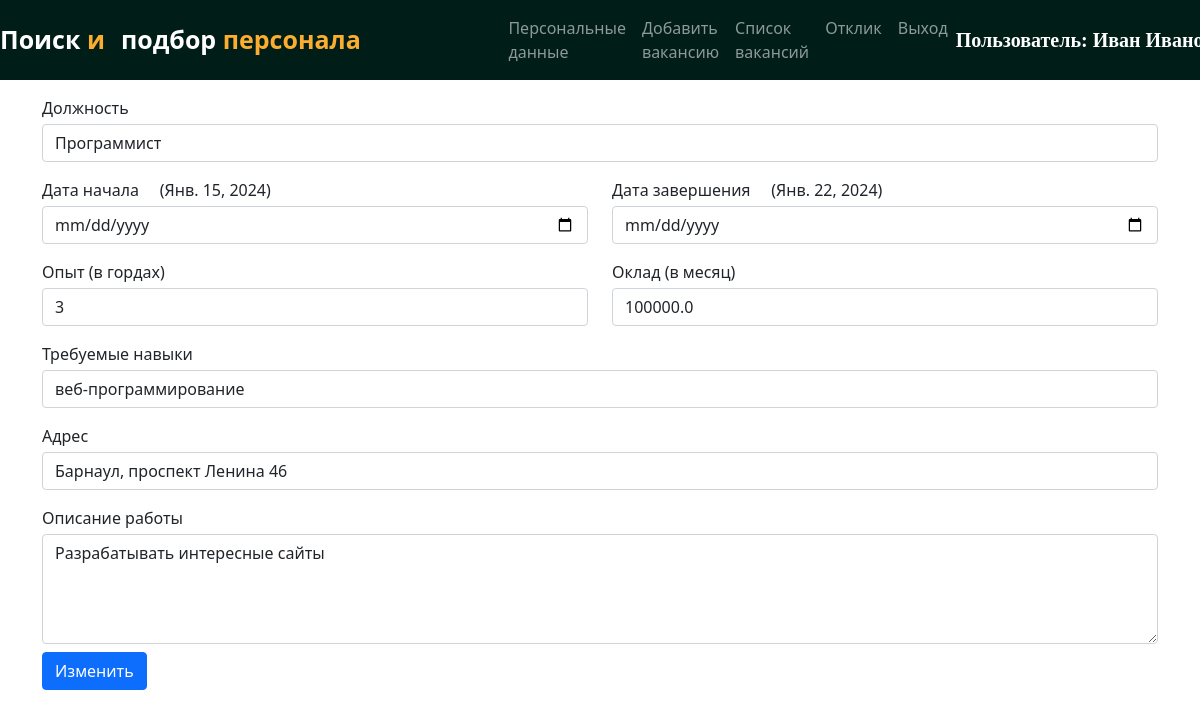
Page /edit_job/6/ (signed in) on the committed database.
### jobs/models.py (models this page shows, shortened)
class Job(models.Model):
    company = models.ForeignKey(Company, on_delete=models.CASCADE)
    start_date = models.DateField()
    end_date = models.DateField()
    title = models.CharField(max_length=200)
    salary = models.FloatField()
    image = models.ImageField(upload_to="")
    description = models.TextField(max_length=400)
    experience = models.CharField(max_length=100)
    location = models.CharField(max_length=100)
    skills = models.CharField(max_length=200)
    creation_date = models.DateField()

### jobs/views.py (the view, shortened to what this page needs)
# urls.py: path("edit_job/<int:myid>/", views.edit_job, name="edit_job"),
def edit_job(request, myid):
    if not request.user.is_authenticated:
        return redirect("/company_login")
    job = Job.objects.get(id=myid)
    return render(request, "edit_job.html", {'job':job})

### jobs/templates/edit_job.html (shortened to what this page needs)
{% extends 'company_navbar.html' %}
{% block body %}
<form class="container mt-3" method="POST" enctype="multipart/form-data">
    <div class="row">
        <div class="form-group col-md-12">
            <label>Должность</label>
            <input type="text" class="form-control mt-1" name="job_title" id="job_title" value="{{job.title}}" required>
        </div>
    </div>
    <div class="row mt-3">
        <div class="form-group col-md-6">
            <label>Дата начала</label>&nbsp;&nbsp;&nbsp;&nbsp;&nbsp;({{job.start_date}})
            <input type="date" class="form-control mt-1" name="start_date" id="start_date">
        </div>
        <div class="form-group col-md-6">
            <label>Дата завершения</label>&nbsp;&nbsp;&nbsp;&nbsp;&nbsp;({{job.end_date}})
            <input type="date" class="form-control mt-1" name="end_date" id="end_date">
        </div>
    </div>
    <div class="row mt-3">
        <div class="form-group col-md-6">
            <label>Опыт (в гордах)</label>
            <input type="text" class="form-control mt-1" name="experience" id="experience" value="{{job.experience}}" required>
        </div>
        <div class="form-group col-md-6">
            <label>Оклад (в месяц)</label>
            <input type="tel" class="form-control mt-1" name="salary" id="salary" value="{{job.salary}}" required>
        </div>
    </div>
    <div class="row mt-3">
        <div class="form-group col-md-12">
            <label>Требуемые навыки</label>
            <input type="text" class="form-control mt-1" name="skills" id="skills" value="{{job.skills}}" required>
        </div>
        </div>
    <div class="row mt-3">
        <div class="form-group col-md-12">
            <label>Адрес</label>
            <input type="text" class="form-control mt-1" name="location" id="location" value="{{job.location}}" required>
        </div>
    </div>
    <div class="row mt-3">
        <div class="form-group col-md-12">
            <label>Описание работы</label>
            <textarea name="description" id="description" class="form-control mt-1" cols="30" rows="4" required>{{job.description}}</textarea>
        </div>
    </div>
<input type="submit" value="Изменить" class="btn btn-primary mt-2">
</form>
{% endblock %}

### jobs/templates/company_navbar.html (shortened to what this page needs)
<!doctype html>
<html lang="en">
<head>
  <link href="https://cdn.jsdelivr.net/npm/bootstrap@5.0.2/dist/css/bootstrap.min.css" rel="stylesheet"
>
  <link rel="stylesheet" href="https://cdnjs.cloudflare.com/ajax/libs/font-awesome/5.15.3/css/all.min.css">
</head>
<body>
  <nav class="navbar navbar-expand-lg navbar-dark sticky-top">
      <a class="navbar-brand" href="/"><span class="head1"> Поиск </span><span class="head2">и</span></a>
      <a class="navbar-brand" href="#"><span class="head1">подбор</span><span class="head2"> персонала</span></a>
    <div class="container w-50">
      <div class="collapse navbar-collapse" id="navbarSupportedContent">
        <ul class="navbar-nav me-auto mb-2 mb-lg-0">
          <li class="nav-item">
            <a class="nav-link {% block home %}{% endblock %}" aria-current="page" href="/company_homepage/">Персональные данные</a>
          </li>
          <li class="nav-item">
            <a class="nav-link {% block add_job %} {% endblock %}" aria-current="page" href="/add_job/">Добавить вакансию</a>
          </li>
          <li class="nav-item">
            <a class="nav-link {% block job_list %}{% endblock %}" href="/job_list/">Список вакансий</a>
          </li>
          <li class="nav-item">
            <a class="nav-link {% block all_applicants %}{% endblock %}" href="/all_applicants/">Отклик</a>
          </li>
          <li class="nav-item">
            <a class="nav-link" href="/logout/">Выход</a>
          </li>
        </ul>
        <a class="navbar-brand" style="font-weight: bold; font-family: 'Times New Roman', Times, serif;"
          href="#">Пользователь: {{request.user.get_full_name}}</a>
      </div>
    </div>
  </nav>
  {% block body %}
  {% endblock %}
</body>
</html>

### jobs/templates/company_navbar.html (style rules this page uses)
.navbar { background-color: #001d18; }
.head1 { color: endblock; font-size: 25px; font-weight: bold; height: 50px; }
.head2 { color: #FBAD30; font-size: 25px; font-weight: bold; }

### rows in the picture
Job: job_title "Программист", start_date "Янв. 15, 2024", end_date "Янв. 22, 2024", experience "3", salary "100000.0", skills "веб-программирование", location "Барнаул, проспект Ленина 46", description "Разрабатывать интересные сайты"

### other values in the picture
{{ request.user.get_full_name }} "Иван…"
